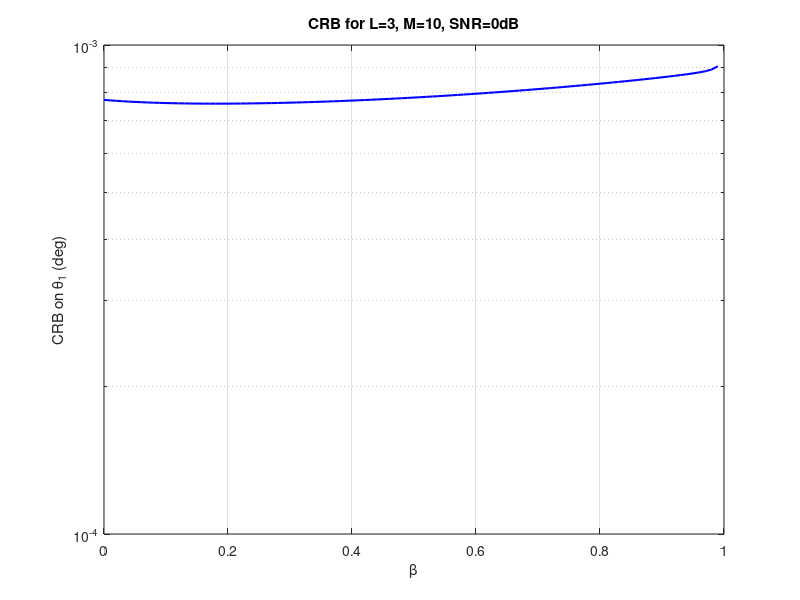

The MATLAB script that drew this image:
%% 通用程序：严格按 (41)-(43) 计算 CRB(θ)（适用于任意 M 和任意 L）
% 支持任意目标数 L，任意阵元数 M，任意相关系数矩阵 R_s（此处使用典型结构）
% 示例：L=3, M=10, SNR=0dB，固定 θ1=0°, θ2=5°, θ3=10°，扫描 β

clear; clc; close all;

%% 用户参数（可任意修改）
M = 10;                         % 阵元数
L = 3;                          % 目标数（例如 3）
d_lambda = 0.5;                 % 半波长间距
SNR_dB = 0;                     % 信噪比 (dB)
SNR_lin = 10^(SNR_dB/10);
N = 1;                          % 快拍数
alphas = ones(L, 1);            % 所有目标复振幅为1（可修改）
sigma_w2 = N * abs(alphas(1))^2 / SNR_lin;   % 噪声方差

% 角度设置（度）
theta_deg = [0, 5, 10];         % 三个目标的角度（固定，此处示例）
beta_vals = linspace(0, 0.99, 100);   % 相关系数扫描

% 对称阵列（质心在原点）
n = 0 : (M-1);         % 阵元位置
a = @(th) exp(-1j * 2*pi*d_lambda * n' * sind(th));
da = @(th) -1j * 2*pi*d_lambda * cosd(th) * n' .* a(th);
A = @(th) a(th) * a(th).';
dA = @(th) da(th) * a(th).' + a(th) * da(th).';

% 相干矩阵（通用形式，适用于任意 M）
R_s = @(beta) (1-beta)*eye(M) + beta*ones(M);

factor = 2 * N / sigma_w2;       % 公共因子 2N/σ_w^2

% 辅助函数：从复数迹构造 2x2 子块（公式(61)中的块）
blk = @(t, f) f * [real(t), -imag(t); imag(t), real(t)];

% 预分配结果（存储第一个角度 θ1 的标准差，单位度）
CRB_theta1 = zeros(1, length(beta_vals));

%% 主循环：扫描 β
for b = 1:length(beta_vals)
    beta = beta_vals(b);
    Rs = R_s(beta);
    
    % 预先计算每个目标的 A(θ) 和 dA(θ)
    A_cell = cell(L, 1);
    dA_cell = cell(L, 1);
    for l = 1:L
        th = theta_deg(l);
        A_cell{l} = A(th);
        dA_cell{l} = dA(th);
    end
    
    % ---------- (60) 计算 J_θθ (L×L) ----------
    Jtt = zeros(L, L);
    for l = 1:L
        for p = 1:L
            T = trace(dA_cell{p} * Rs * dA_cell{l}');
            Jtt(l,p) = factor * real(conj(alphas(l)) * alphas(p) * T);
        end
    end
    
    % ---------- (62) 计算 J_θa (L × 2L) ----------
    Jta = zeros(L, 2*L);
    for l = 1:L          % 行对应角度 θ_l
        for p = 1:L      % 列对应目标 p 的复振幅
            U = trace(A_cell{p} * Rs * dA_cell{l}');
            Q = conj(alphas(p)) * U;
            col_base = 2*(p-1) + 1;
            Jta(l, col_base)   = factor * real(Q);
            Jta(l, col_base+1) = factor * (-imag(Q));
        end
    end
    
    % ---------- (61) 计算 J_aa (2L × 2L) ----------
    Jaa = zeros(2*L, 2*L);
    for l = 1:L
        for p = 1:L
            S = trace(A_cell{p} * Rs * A_cell{l}');
            block = blk(S, factor);
            row_base = 2*(l-1) + 1;
            col_base = 2*(p-1) + 1;
            Jaa(row_base:row_base+1, col_base:col_base+1) = block;
        end
    end

    % 使用 pinv 替代反斜杠，更加稳健
    Schur = Jtt - Jta / Jaa * Jta';
    
    % 检查 Schur 矩阵的条件数
    if rcond(Schur) > 1e-12
        CRB_theta = inv(Schur);
        CRB_theta1_deg = CRB_theta(1,1);
    else
        CRB_theta1_deg = NaN;
    end
    CRB_theta1(b) = CRB_theta1_deg;
end

%% 绘图
figure;
semilogy(beta_vals, CRB_theta1, 'b-', 'LineWidth', 1.5);
xlabel('\beta');
ylabel('CRB on \theta_1 (deg)');
title(sprintf('CRB for L=%d, M=%d, SNR=0dB', L, M));
grid on; xlim([0,1]);
